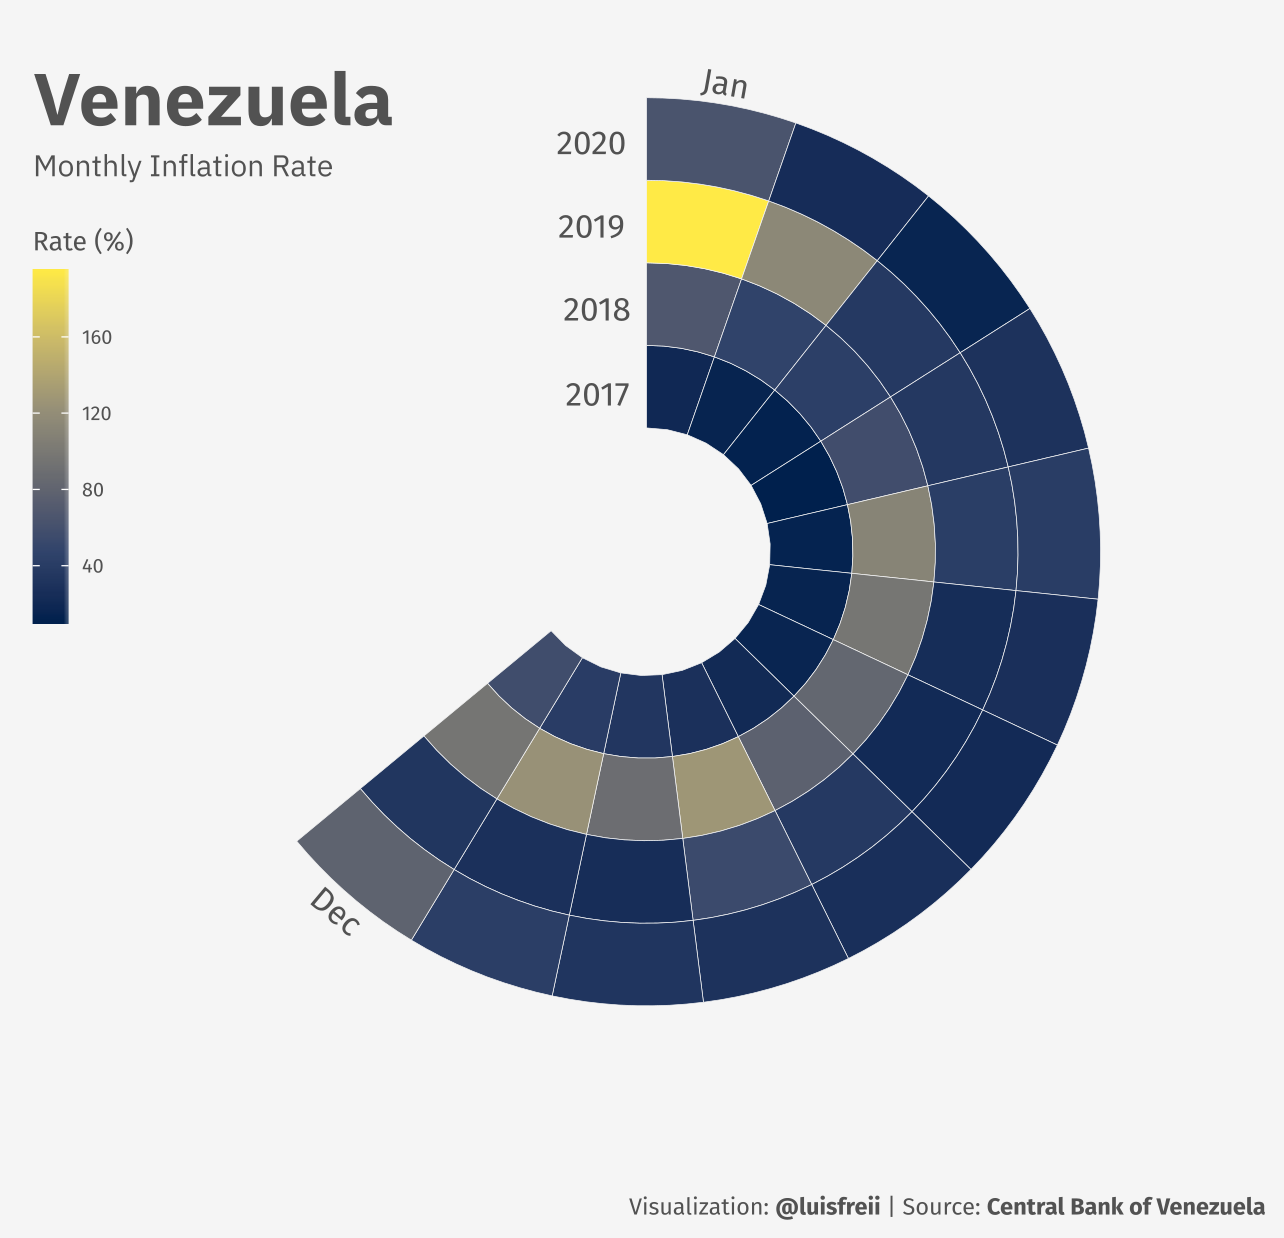

This figure's R source:
#Load packages
library(tidyverse)
library(extrafont)
library(lubridate)
library(cowplot)

#Get the data
monthly_inflation_raw <- read_csv('monthly_inflation_rate.csv')

#Turn fecha column to date type, get year and month, and make BCV column numeric
monthly_inflation_raw %>% 
  mutate(fecha = str_c(fecha, '01', sep = '-'),
         fecha = myd(fecha),
         year = year(fecha),
         month = month(fecha),
         BCV = as.numeric(str_remove(BCV, '%'))) -> monthly_inflation

#Tibble with annotations
tibble(
  y = c(2017, 2018, 2019, 2020, 2020.75, 2020.75),
  x = c(-.4, -.1, 0, .1, 1, 12),
  labels = c('2017', '2018', '2019', '2020', 'Jan', 'Dec'),
  angle = c(0, 0, 0, 0, 350, 320)
) -> annotations

#Plot
  ggplot() +
  geom_tile(monthly_inflation,
            mapping = aes(month, year, fill = BCV),
            color = '#F5F5F5') +
  scale_x_continuous(breaks = seq(1, 12, 1),
                     labels = month.abb,
                     limits = c(-5.75, 13)) +
  scale_y_continuous(breaks = seq(2017, 2020, 1),
                     limits = c(2015, 2021)) +
  geom_text(annotations,
            mapping = aes(x = x, y = y, label = labels, angle = angle),
            size = 3.5,
            family = 'Fira Sans',
            color = '#525252') +
  scale_fill_viridis_c(option = 'cividis',
                       breaks = seq(40, 160, 40)) +
  coord_polar(start = 4 * pi / 3, theta = 'x') +
  labs(caption = 'Visualization: **@luisfreii** | Source: **Central Bank of Venezuela**',
       fill = 'Rate (%)') +
  guides(fill = guide_colorbar(title.position = "top",
                               title.hjust = .5, 
                               barwidth = unit(.75, 'lines'), 
                               barheight = unit(7.5, 'lines'))) +
  theme(axis.title = element_blank(),
        axis.ticks = element_blank(),
        panel.grid = element_blank(),
        axis.text = element_blank(),
        plot.title.position = "plot",
        plot.caption.position = "plot",
        panel.background = element_rect(color = "#F5F5F5",
                                        fill = "#F5F5F5"),
        plot.background = element_rect(color = "#F5F5F5",
                                       fill = "#F5F5F5"),
        plot.caption = ggtext::element_markdown(size = 7,
                                                color = "#525252",
                                                family = "Fira Sans"),
        legend.position = c(.045, .6),
        legend.background = element_rect(fill = "#F5F5F5"),
        legend.title = element_text(color = "#525252",
                                    size = 8,
                                    family = "Fira Sans"),
        legend.text = element_text(family = "Fira Sans",
                                   color = "#525252",
                                   size = 6)) -> plot

#Add title and subtitle
final_plot <- ggdraw(plot) +
  draw_text("Venezuela",
            x = 0.27, 
            y = .86, 
            hjust = 0, 
            color = "#525252",
            fontface = 'bold',
            size = 22, 
            family = 'IBM Plex Sans') +
  draw_text("Monthly Inflation Rate",
            x = 0.27, 
            y = .81, 
            hjust = 0, 
            color = "#525252",
            size = 9, 
            family = 'IBM Plex Sans')
    
  
#Code to save the plot
# ggsave('D23.Tiles.svg',
#        width = 28,
#        height = 14,
#        units = 'cm',
#        dpi = 320)
